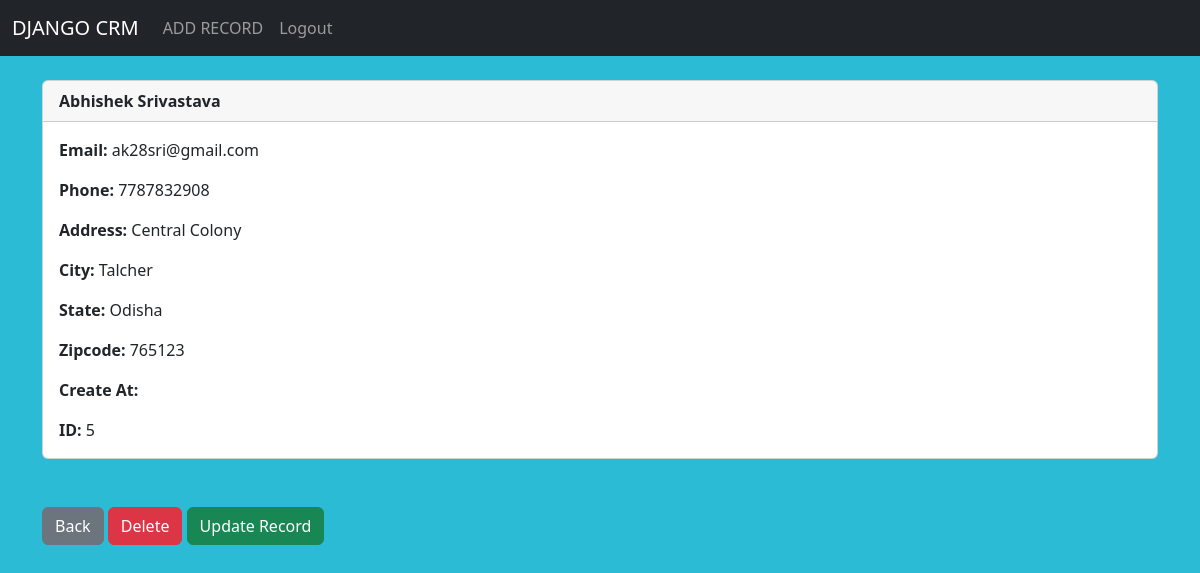
The app's page /record/5 (signed in) with its own data.
### customerapp/models.py (models this page shows)
class Record(models.Model):
    created_date=models.DateTimeField(auto_now_add=True)
    first_name=models.CharField(max_length=30)
    last_name=models.CharField(max_length=30)
    email=models.EmailField()
    phone=models.IntegerField()
    address=models.CharField(max_length=100)
    city=models.CharField(max_length=30)
    state=models.CharField(max_length=30)
    zipcode=models.IntegerField()
    def __str__(self):
        return (f'{self.first_name}, {self.last_name}')

### customerapp/views.py (the view)
# urls.py: path('record/<int:pk>', views.customer_record, name='record'),
def customer_record(request,pk):
    if request.user.is_authenticated:
        customer_record=Record.objects.get(id=pk)
        print(customer_record)
        return render(request,'record.html', {'customer_record': customer_record})
    else:
        messages.info(request,'you must login to view record')
        return redirect('home')

### templates/record.html (shortened to what this page needs)
{% extends 'base.html' %}
{% block content %}
<div class="card">
  <div class="card-header"><strong>
    	{{ customer_record.first_name }}
		{{ customer_record.last_name }}</strong>
  </div>
  <div class="card-body">
<p class="card-text">
<strong>Email: </strong>{{ customer_record.email }}</p>
<p class="card-text">
<strong>Phone: </strong>{{ customer_record.phone }}
</p>
<p class="card-text">
<strong>Address: </strong>{{ customer_record.address }}</p>
<p class="card-text">
<strong>City: </strong>{{ customer_record.city }}</p>
<p class="card-text">
<strong>State: </strong>{{ customer_record.state }}</p>
<p class="card-text">
<strong>Zipcode: </strong>{{ customer_record.zipcode }}</p>
<p class="card-text">
<strong>Create At: </strong>{{ customer_record.created_at }}</p>
<p class="card-text">
<strong>ID: </strong>{{ customer_record.id }}</p>
  </div>
</div>
<br/><br/>
<a href="/" class="btn btn-secondary">Back</a>
<a href="{% url 'delete_record' customer_record.id %}" class="btn btn-danger">Delete</a>
 <a href="{% url 'update_record' customer_record.id %}" class="btn btn-success">Update Record</a>
{% endblock %}

### records on screen
Record: first_name "Abhishek", last_name "Srivastava", email "ak28sri@gmail.com", phone "7787832908", address "Central Colony", city "Talcher", state "Odisha", zipcode "765123", id "5"
